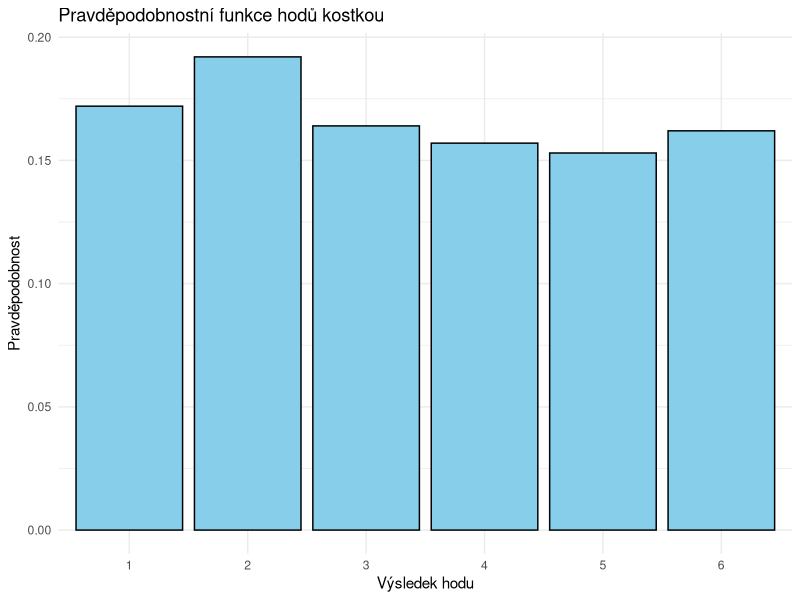
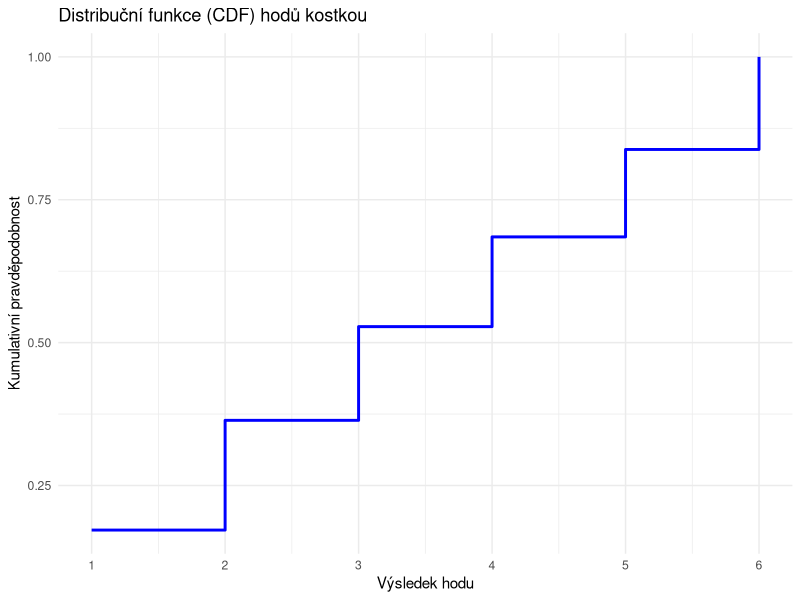
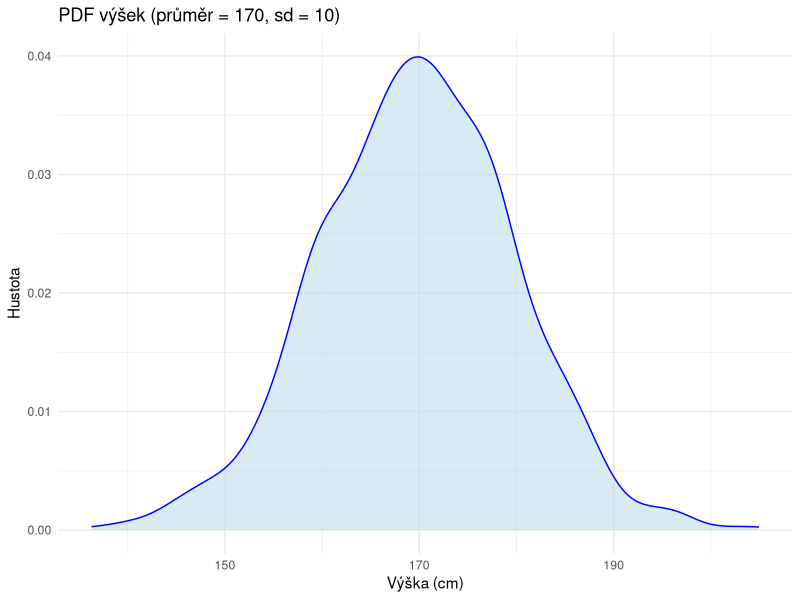
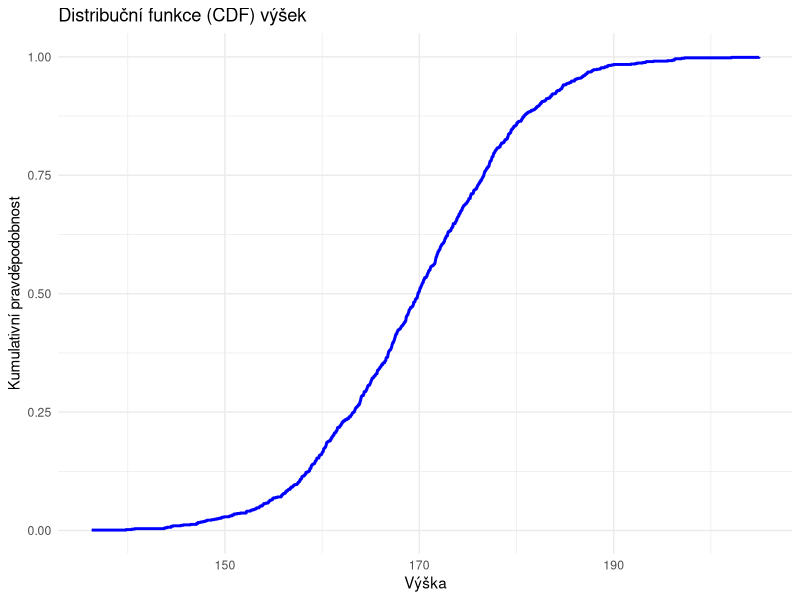

These figures' R source, in order:
## ---- chunk 1
# simulace hodu kostkou
set.seed(42) # pevné semínko pro opakovatelnost
rolls <- sample(1:6, size = 1000, replace = TRUE)
table(rolls)
## ---- chunk 2
library(ggplot2)

# vykreslení PMF hodů kostkou
rolls_data <- as.data.frame(table(rolls))
colnames(rolls_data) <- c("roll", "frequency")
rolls_data$roll <- as.factor(rolls_data$roll)
rolls_data$probability <- rolls_data$frequency / sum(rolls_data$frequency)

ggplot(rolls_data, aes(x = roll, y = probability)) +
  geom_bar(stat = "identity", fill = "skyblue", color = "black") +
  labs(title = "Pravděpodobnostní funkce hodů kostkou",
       x = "Výsledek hodu",
       y = "Pravděpodobnost") +
  theme_minimal()
## ---- chunk 3
# výpočet kumulativní pravděpodobnosti
rolls_data$cumulative_probability <- cumsum(rolls_data$probability)

# vykreslení CDF pomocí schodového grafu
ggplot(rolls_data, aes(x = as.numeric(as.character(roll)), y = cumulative_probability)) +
  geom_step(color = 'blue', size = 1) +
  labs(title = "Distribuční funkce (CDF) hodů kostkou",
       x = "Výsledek hodu",
       y = "Kumulativní pravděpodobnost") +
  scale_x_continuous(breaks = 1:6) +
  theme_minimal()
## ---- chunk 4
# simulace výšek studentů
heights <- rnorm(1000, mean=170, sd=10)
heights[1:10] # prvních deset hodnot
## ---- chunk 5
# vykreslení hustoty pravděpodobnosti výšek
ggplot(data.frame(heights = heights), aes(x = heights)) +
  geom_density(color = 'blue', fill = 'lightblue', alpha = 0.5) +
  labs(title = "PDF výšek (průměr = 170, sd = 10)",
       x = "Výška (cm)", y = "Hustota") +
  theme_minimal()
## ---- chunk 6
library(magrittr)
library(tidyverse)

# výpočet CDF
heights_data <- data.frame(heights = heights)
heights_data <- heights_data %>% arrange(heights)
heights_data$cdf <- (1:nrow(heights_data)) / nrow(heights_data)

# vykreslení CDF
ggplot(heights_data, aes(x = heights, y = cdf)) +
  geom_step(color = 'blue', size = 1) +
  labs(title = "Distribuční funkce (CDF) výšek",
       x = "Výška",
       y = "Kumulativní pravděpodobnost") +
  theme_minimal()
